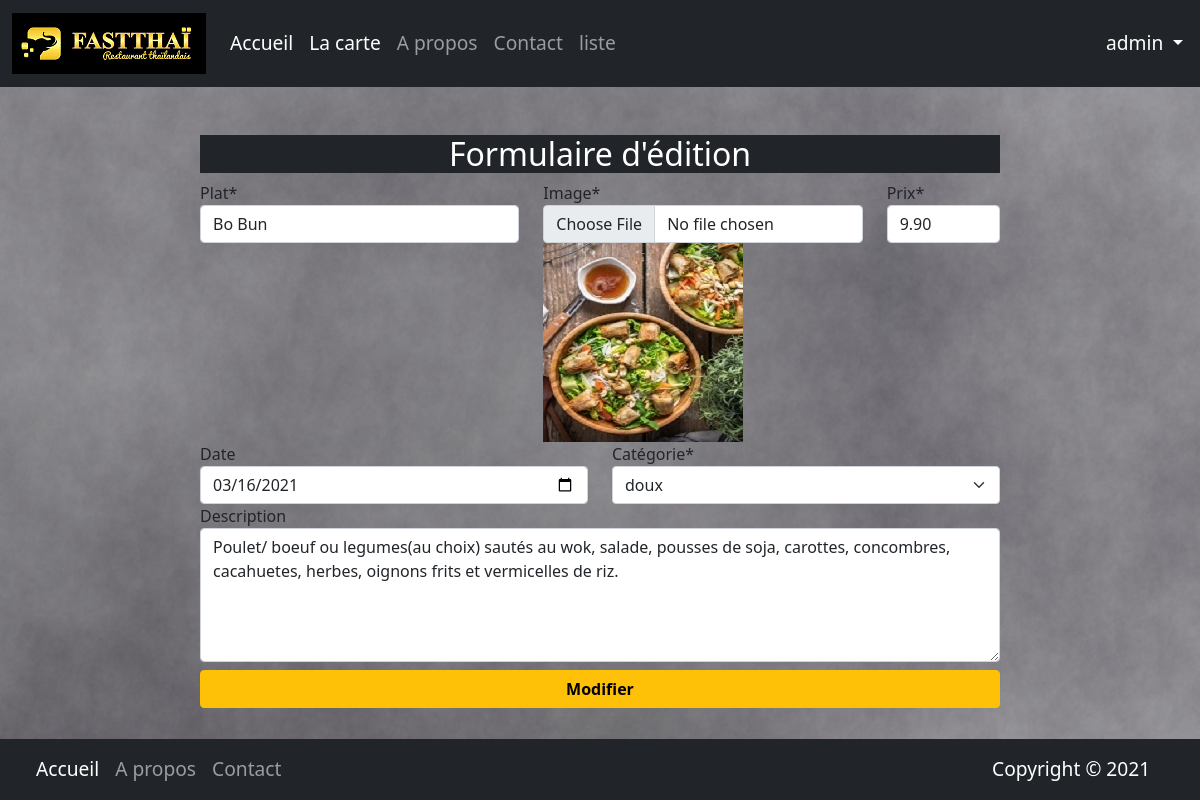
Page /admin/editer.php?id=3 (signed in) on the committed database.
### tables this page shows
CREATE TABLE `plat` (
  `id_plat` int(11) NOT NULL,
  `nom_plat` varchar(50) NOT NULL,
  `image` varchar(50) NOT NULL,
  `description` text NOT NULL,
  `prix` float(10,2) NOT NULL,
  `created` date NOT NULL,
  `id_type` int(11) NOT NULL
);

CREATE TABLE `category` (
  `id_category` int(11) NOT NULL,
  `type` varchar(50) NOT NULL
);

### admin/editer.php (the view, shortened to what this page needs)
<?php
require_once('../connect.php');
if(isset($_GET['id']) && $_GET['id'] <= 1000 && filter_var($_GET['id'], FILTER_VALIDATE_INT)){
    $id = htmlspecialchars(addslashes($_GET['id']));
    $sql = "SELECT * FROM plat p
            INNER JOIN category c
            ON p.id_type = c.id_category
            WHERE p.id_plat = '$id'";
    $result = mysqli_query($connexion, $sql);
    if(mysqli_num_rows($result) > 0){
        $data = mysqli_fetch_assoc($result);
    }
}
 require_once('../partials/header.inc');
?>
<div class="offset-2 col-8 mt-5">
    <h1 class="bg-dark text-center text-white h2">Formulaire d'édition</h1>
    <form action="<?=$_SERVER['PHP_SELF'];?>" method="post" enctype="multipart/form-data">
        <div class="row">
            <div class="col-5">
                <label for="nom_plat">Plat*</label>
                <input type="text" class="form-control" id="nom_plat" name="nom_plat" value="<?=$data['nom_plat'];?>">
            </div>
            <div class="col-5">
                <label for="image">Image*</label>
                <input type="file" class="form-control" id="image" name="image">
                <img src="../assets/images/<?=$data['image'];?>" alt="" width="200">
            </div>
            <div class="col-2">
                <label for="prix">Prix*</label>
                <input type="number" class="form-control" id="prix" name="prix" value="<?=$data['prix'];?>">
            </div>
        </div>
        <div class="row">
            <div class="col">
                <label for="created">Date</label>
                <input type="date" class="form-control" id="created" value="<?=$data['created'];?>" name="created">
            </div>
            <div class="col">
                <label for="type">Catégorie*</label>
                <select class="form-select" id="type" name="type">
                    <option value="<?=$data['id_type'];?>">
                        <?=$data['type'];?>
                    </option>
                </select>
            </div>
        </div>
        <div class="row">
            <div class="col mb-2">
                <label for="description">Description</label>
                <textarea class="form-control" id="description" name="description" rows="5"
                    placeholder="Entrez la description svp"><?=$data['description'];?></textarea>
            </div>
        </div>
        <button type="submit" class="btn btn-warning col-12" name="soumis"><strong>Modifier</strong> </button>
    </form>
    <p class="text-right "><a href="liste.php"><i class="far fa-hand-point-left text-dark mt-5"></i></a> </p>
</div>
<?php require_once('../partials/footer.inc');?>

### rows in the picture
plat: nom_plat "Bo Bun", image (picture), prix "9.90", created "03/16/2021", type "doux", description "Poulet/ boeuf ou legumes(au choix) sautés au wok, salade, pousses de soja, carottes, concombres, cacahuetes, herbes, oignons frits et vermicelles de riz."

### other values in the picture
$_SESSION['auth']['login'] "admin"
